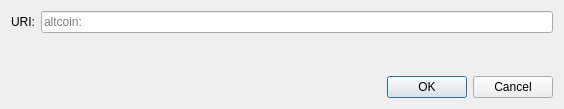
<?xml version="1.0" encoding="UTF-8"?>
<ui version="4.0">
 <class>OpenURIDialog</class>
 <widget class="QDialog" name="OpenURIDialog">
  <property name="geometry">
   <rect>
    <x>0</x>
    <y>0</y>
    <width>564</width>
    <height>109</height>
   </rect>
  </property>
  <property name="windowTitle">
   <string>Open altcoin URI</string>
  </property>
  <layout class="QVBoxLayout" name="verticalLayout">
   <item>
    <layout class="QHBoxLayout" name="horizontalLayout">
     <item>
      <widget class="QLabel" name="label">
       <property name="text">
        <string>URI:</string>
       </property>
      </widget>
     </item>
     <item>
      <widget class="QValidatedLineEdit" name="uriEdit">
       <property name="placeholderText">
        <string notr="true">altcoin:</string>
       </property>
      </widget>
     </item>
    </layout>
   </item>
   <item>
    <spacer name="verticalSpacer">
     <property name="orientation">
      <enum>Qt::Vertical</enum>
     </property>
     <property name="sizeHint" stdset="0">
      <size>
       <width>20</width>
       <height>40</height>
      </size>
     </property>
    </spacer>
   </item>
   <item>
    <widget class="QDialogButtonBox" name="buttonBox">
     <property name="orientation">
      <enum>Qt::Horizontal</enum>
     </property>
     <property name="standardButtons">
      <set>QDialogButtonBox::Cancel|QDialogButtonBox::Ok</set>
     </property>
    </widget>
   </item>
  </layout>
 </widget>
 <customwidgets>
  <customwidget>
   <class>QValidatedLineEdit</class>
   <extends>QLineEdit</extends>
   <header>qt/qvalidatedlineedit.h</header>
  </customwidget>
 </customwidgets>
 <resources/>
 <connections>
  <connection>
   <sender>buttonBox</sender>
   <signal>accepted()</signal>
   <receiver>OpenURIDialog</receiver>
   <slot>accept()</slot>
   <hints>
    <hint type="sourcelabel">
     <x>248</x>
     <y>254</y>
    </hint>
    <hint type="destinationlabel">
     <x>157</x>
     <y>274</y>
    </hint>
   </hints>
  </connection>
  <connection>
   <sender>buttonBox</sender>
   <signal>rejected()</signal>
   <receiver>OpenURIDialog</receiver>
   <slot>reject()</slot>
   <hints>
    <hint type="sourcelabel">
     <x>316</x>
     <y>260</y>
    </hint>
    <hint type="destinationlabel">
     <x>286</x>
     <y>274</y>
    </hint>
   </hints>
  </connection>
 </connections>
</ui>
